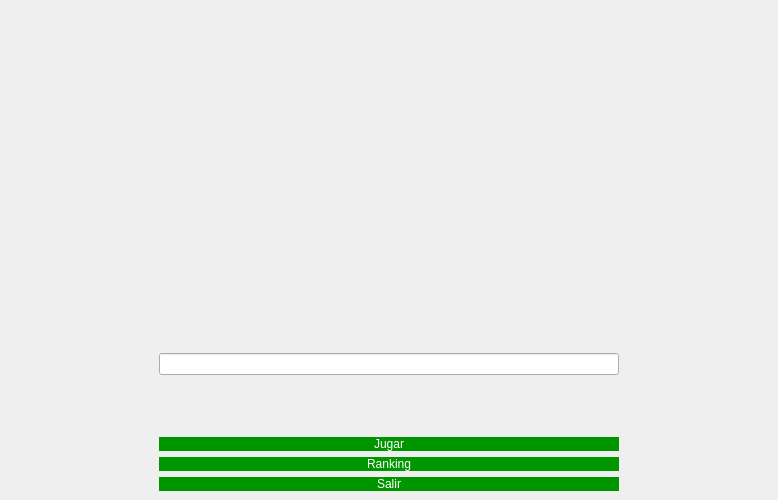
<?xml version="1.0" encoding="UTF-8"?>
<ui version="4.0">
 <class>MainWindow</class>
 <widget class="QMainWindow" name="MainWindow">
  <property name="geometry">
   <rect>
    <x>0</x>
    <y>0</y>
    <width>778</width>
    <height>500</height>
   </rect>
  </property>
  <property name="minimumSize">
   <size>
    <width>400</width>
    <height>400</height>
   </size>
  </property>
  <property name="maximumSize">
   <size>
    <width>1000</width>
    <height>1000</height>
   </size>
  </property>
  <property name="windowTitle">
   <string>MainWindow</string>
  </property>
  <widget class="QWidget" name="centralwidget">
   <layout class="QGridLayout" name="gridLayout">
    <item row="0" column="0">
     <widget class="QWidget" name="widget_logo" native="true">
      <layout class="QVBoxLayout" name="verticalLayout"/>
     </widget>
    </item>
    <item row="1" column="0">
     <layout class="QVBoxLayout" name="verticalLayout_6">
      <property name="leftMargin">
       <number>150</number>
      </property>
      <property name="topMargin">
       <number>100</number>
      </property>
      <property name="rightMargin">
       <number>150</number>
      </property>
      <item>
       <widget class="QLineEdit" name="boton_usuario"/>
      </item>
      <item>
       <widget class="QLabel" name="label_error">
        <property name="enabled">
         <bool>true</bool>
        </property>
        <property name="mouseTracking">
         <bool>false</bool>
        </property>
        <property name="styleSheet">
         <string notr="true">color: white; background-color: transparent</string>
        </property>
        <property name="text">
         <string/>
        </property>
       </widget>
      </item>
      <item>
       <widget class="QPushButton" name="boton_jugar">
        <property name="styleSheet">
         <string notr="true">background-color: rgb(0,150,0);
color: white;
border-radius: rounded 3px</string>
        </property>
        <property name="text">
         <string>Jugar</string>
        </property>
        <property name="flat">
         <bool>false</bool>
        </property>
       </widget>
      </item>
      <item>
       <widget class="QPushButton" name="boton_ranking">
        <property name="styleSheet">
         <string notr="true">background-color: rgb(0,150,0);
color: white;
border-radius: rounded 3px</string>
        </property>
        <property name="text">
         <string>Ranking</string>
        </property>
       </widget>
      </item>
      <item>
       <widget class="QPushButton" name="boton_salir">
        <property name="styleSheet">
         <string notr="true">background-color: rgb(0,150,0);
color: white;
border-radius: rounded 3px</string>
        </property>
        <property name="text">
         <string>Salir</string>
        </property>
       </widget>
      </item>
     </layout>
    </item>
   </layout>
  </widget>
 </widget>
 <resources/>
 <connections/>
</ui>
